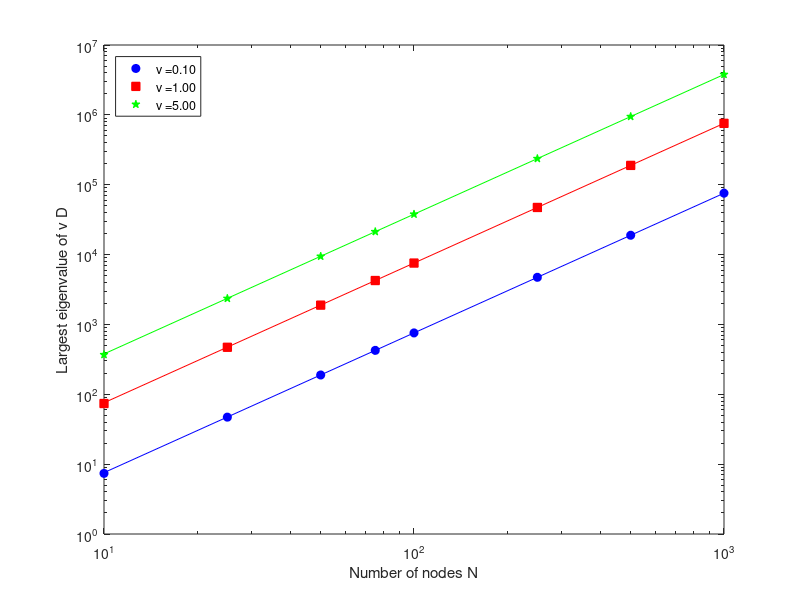

MATLAB code to generate this figure:
% 
% This script generates the matrix D that represents our finite difference
% approximation of the double spatial derivative.
%
% We then test it on a simple function and check it does actually
% approximate the second derivative.
%

clear all;
close all;

L = 2.3;
nnodes = [10, 25, 50, 75, 100, 250, 500, 1000];
nus    = [0.1, 1.0, 5.0];
eigvals = zeros(3, length(nnodes));
dxs    = zeros(3, length(nnodes));

for m=1:length(nus)
    nu = nus(m);
    for n=1:length(nnodes)
        N = nnodes(n);
        xaxis = linspace(0, L, N+1); % create nodes
        dx = xaxis(2) - xaxis(1);
        dxs(m, n) = dx;
        % Create the matrix D using spdiags
        e = ones(N-1,1);
        D = (nu/dx^2)*spdiags([e -2*e e], -1:1, N-1, N-1);
        
        % Store largest eigenvalue of D
        eigvals(m,n) = max(abs(eig(D)));
    end
end

figure(1);
loglog(nnodes, eigvals(1,:), 'bo', 'markerfacecolor', 'b'); hold on;
loglog(nnodes, eigvals(2,:), 'rs', 'markerfacecolor', 'r');
loglog(nnodes, eigvals(3,:), 'gp', 'markerfacecolor', 'g');
% The 4 is a constant and only approximate ... gives a very good fit though
loglog(nnodes, 4*nus(1)./dxs(1,:).^2, 'b-');
loglog(nnodes, 4*nus(2)./dxs(2,:).^2, 'r-');
loglog(nnodes, 4*nus(3)./dxs(3,:).^2, 'g-');
legend(strcat('\nu = ', num2str(nus(1), '%3.2f')), strcat('\nu = ', num2str(nus(2), '%3.2f')), strcat('\nu = ', num2str(nus(3), '%3.2f')), 'location', 'NorthWest');
xlabel('Number of nodes N');
ylabel('Largest eigenvalue of \nu D');
